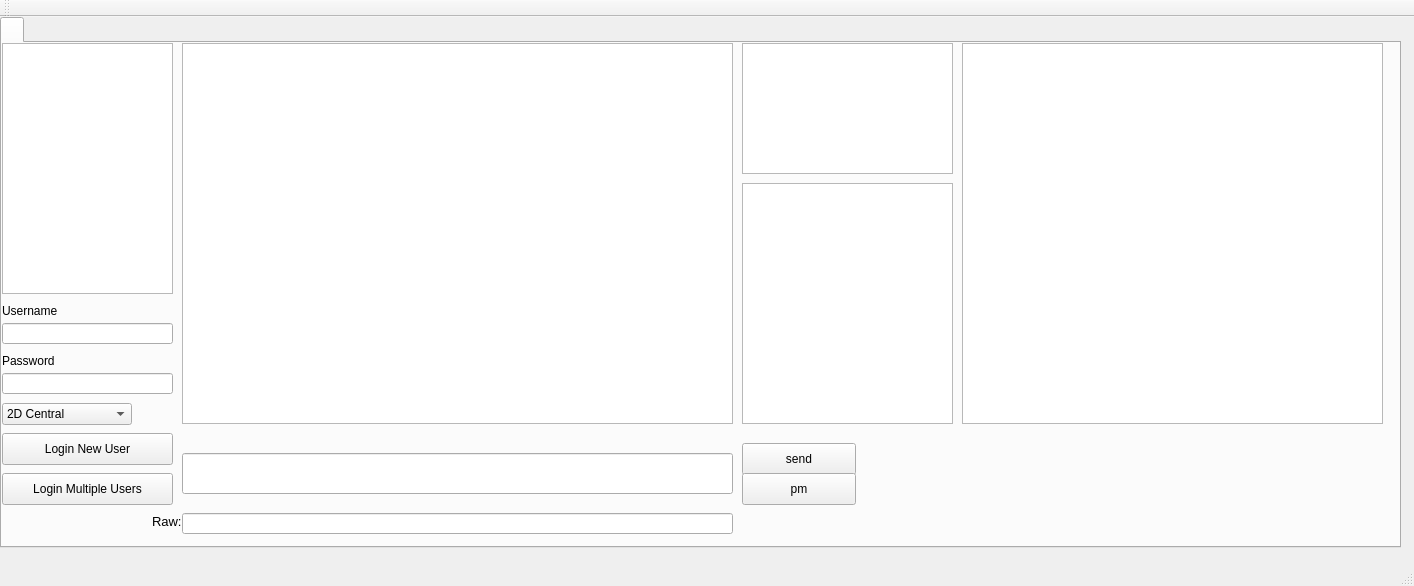
<?xml version="1.0" encoding="UTF-8"?>
<ui version="4.0">
 <class>MainWindow</class>
 <widget class="QMainWindow" name="MainWindow">
  <property name="geometry">
   <rect>
    <x>0</x>
    <y>0</y>
    <width>1414</width>
    <height>586</height>
   </rect>
  </property>
  <property name="windowTitle">
   <string>MainWindow</string>
  </property>
  <widget class="QWidget" name="centralWidget">
   <widget class="QTabWidget" name="tabs">
    <property name="geometry">
     <rect>
      <x>0</x>
      <y>0</y>
      <width>1401</width>
      <height>531</height>
     </rect>
    </property>
    <property name="currentIndex">
     <number>0</number>
    </property>
    <widget class="QWidget" name="server1">
     <attribute name="title">
      <string>&lt;not connected&gt;</string>
     </attribute>
     <widget class="QListWidget" name="messageView">
      <property name="geometry">
       <rect>
        <x>180</x>
        <y>0</y>
        <width>551</width>
        <height>381</height>
       </rect>
      </property>
     </widget>
     <widget class="QPushButton" name="loginButton">
      <property name="geometry">
       <rect>
        <x>0</x>
        <y>390</y>
        <width>171</width>
        <height>32</height>
       </rect>
      </property>
      <property name="text">
       <string>Login New User</string>
      </property>
     </widget>
     <widget class="QLineEdit" name="userName">
      <property name="geometry">
       <rect>
        <x>0</x>
        <y>280</y>
        <width>171</width>
        <height>21</height>
       </rect>
      </property>
     </widget>
     <widget class="QLineEdit" name="password">
      <property name="geometry">
       <rect>
        <x>0</x>
        <y>330</y>
        <width>171</width>
        <height>21</height>
       </rect>
      </property>
      <property name="inputMethodHints">
       <set>Qt::ImhHiddenText|Qt::ImhNoAutoUppercase|Qt::ImhNoPredictiveText|Qt::ImhSensitiveData</set>
      </property>
      <property name="echoMode">
       <enum>QLineEdit::Password</enum>
      </property>
     </widget>
     <widget class="QLabel" name="userNameLabel">
      <property name="geometry">
       <rect>
        <x>0</x>
        <y>260</y>
        <width>81</width>
        <height>16</height>
       </rect>
      </property>
      <property name="text">
       <string>Username</string>
      </property>
     </widget>
     <widget class="QLabel" name="passwordLabel">
      <property name="geometry">
       <rect>
        <x>0</x>
        <y>310</y>
        <width>62</width>
        <height>16</height>
       </rect>
      </property>
      <property name="text">
       <string>Password</string>
      </property>
     </widget>
     <widget class="QComboBox" name="serverList">
      <property name="geometry">
       <rect>
        <x>0</x>
        <y>360</y>
        <width>171</width>
        <height>26</height>
       </rect>
      </property>
      <property name="mouseTracking">
       <bool>false</bool>
      </property>
      <property name="focusPolicy">
       <enum>Qt::TabFocus</enum>
      </property>
      <property name="contextMenuPolicy">
       <enum>Qt::DefaultContextMenu</enum>
      </property>
      <property name="editable">
       <bool>false</bool>
      </property>
      <property name="currentText">
       <string>2D Central</string>
      </property>
      <property name="sizeAdjustPolicy">
       <enum>QComboBox::AdjustToContents</enum>
      </property>
      <item>
       <property name="text">
        <string>2D Central</string>
       </property>
      </item>
      <item>
       <property name="text">
        <string>Paper Thin City</string>
       </property>
      </item>
      <item>
       <property name="text">
        <string>Fine Line Island</string>
       </property>
      </item>
      <item>
       <property name="text">
        <string>U of SA</string>
       </property>
      </item>
      <item>
       <property name="text">
        <string>Flat World</string>
       </property>
      </item>
      <item>
       <property name="text">
        <string>Planar Outpost</string>
       </property>
      </item>
      <item>
       <property name="text">
        <string>Mobius Metropolis</string>
       </property>
      </item>
      <item>
       <property name="text">
        <string>EU Amsterdam</string>
       </property>
      </item>
      <item>
       <property name="text">
        <string>Compatibility</string>
       </property>
      </item>
      <item>
       <property name="text">
        <string>SS Lineage</string>
       </property>
      </item>
     </widget>
     <widget class="QListWidget" name="gameList">
      <property name="geometry">
       <rect>
        <x>740</x>
        <y>0</y>
        <width>211</width>
        <height>131</height>
       </rect>
      </property>
     </widget>
     <widget class="QListWidget" name="userList">
      <property name="geometry">
       <rect>
        <x>740</x>
        <y>140</y>
        <width>211</width>
        <height>241</height>
       </rect>
      </property>
      <property name="styleSheet">
       <string notr="true"/>
      </property>
     </widget>
     <widget class="QListWidget" name="selfUserList">
      <property name="geometry">
       <rect>
        <x>0</x>
        <y>0</y>
        <width>171</width>
        <height>251</height>
       </rect>
      </property>
     </widget>
     <widget class="QLineEdit" name="messageInput">
      <property name="geometry">
       <rect>
        <x>180</x>
        <y>410</y>
        <width>551</width>
        <height>41</height>
       </rect>
      </property>
     </widget>
     <widget class="QPushButton" name="sendButton">
      <property name="geometry">
       <rect>
        <x>740</x>
        <y>400</y>
        <width>114</width>
        <height>32</height>
       </rect>
      </property>
      <property name="text">
       <string>send</string>
      </property>
     </widget>
     <widget class="QPushButton" name="loginButton_2">
      <property name="geometry">
       <rect>
        <x>0</x>
        <y>430</y>
        <width>171</width>
        <height>32</height>
       </rect>
      </property>
      <property name="text">
       <string>Login Multiple Users</string>
      </property>
     </widget>
     <widget class="QListWidget" name="miscView">
      <property name="geometry">
       <rect>
        <x>960</x>
        <y>0</y>
        <width>421</width>
        <height>381</height>
       </rect>
      </property>
     </widget>
     <widget class="QLineEdit" name="inputRaw">
      <property name="geometry">
       <rect>
        <x>180</x>
        <y>470</y>
        <width>551</width>
        <height>21</height>
       </rect>
      </property>
     </widget>
     <widget class="QPushButton" name="pmButton">
      <property name="geometry">
       <rect>
        <x>740</x>
        <y>430</y>
        <width>114</width>
        <height>32</height>
       </rect>
      </property>
      <property name="text">
       <string>pm</string>
      </property>
     </widget>
     <widget class="QLabel" name="currUserLabel">
      <property name="geometry">
       <rect>
        <x>180</x>
        <y>390</y>
        <width>121</width>
        <height>16</height>
       </rect>
      </property>
      <property name="font">
       <font>
        <pointsize>10</pointsize>
       </font>
      </property>
      <property name="text">
       <string/>
      </property>
     </widget>
     <widget class="QLabel" name="label">
      <property name="geometry">
       <rect>
        <x>150</x>
        <y>470</y>
        <width>31</width>
        <height>16</height>
       </rect>
      </property>
      <property name="font">
       <font>
        <pointsize>10</pointsize>
       </font>
      </property>
      <property name="text">
       <string>Raw:</string>
      </property>
     </widget>
    </widget>
   </widget>
  </widget>
  <widget class="QMenuBar" name="menuBar">
   <property name="geometry">
    <rect>
     <x>0</x>
     <y>0</y>
     <width>1414</width>
     <height>22</height>
    </rect>
   </property>
  </widget>
  <widget class="QToolBar" name="mainToolBar">
   <attribute name="toolBarArea">
    <enum>TopToolBarArea</enum>
   </attribute>
   <attribute name="toolBarBreak">
    <bool>false</bool>
   </attribute>
  </widget>
  <widget class="QStatusBar" name="statusBar"/>
 </widget>
 <layoutdefault spacing="6" margin="11"/>
 <resources/>
 <connections/>
</ui>
